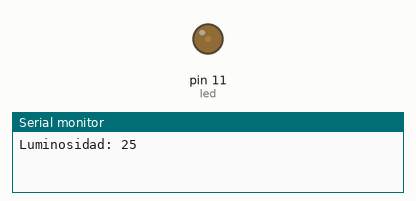
Recording of a sketch running on a simulated Arduino Uno, built with avr-gcc and run on an emulated ATmega328P. Parts: output pins drawn as LEDs (lit = HIGH), the last lines printed to the serial monitor.

Above: at 0.05 s.
At 2.2 s:
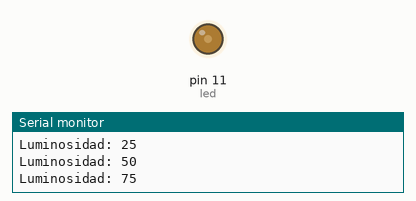
At 4.4 s:
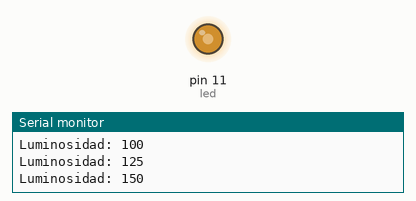
At 8.8 s:
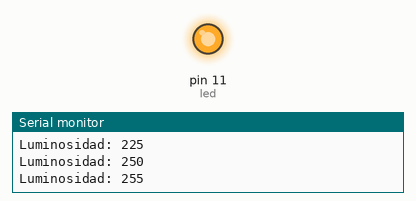
Timing chart, 0 to 12.5 s (numbered marks = the images above):
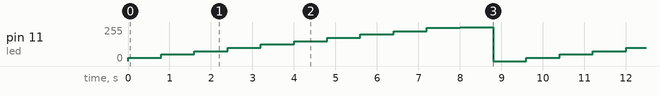

Measured:
- by itself, pin 11 (led): repeats every 9.6 s: 50/255 0.80 s, 75/255 0.80 s, 100/255 0.80 s, 125/255 0.80 s, 150/255 0.80 s, 175/255 0.80 s, 200/255 0.80 s, 225/255 0.80 s, 250/255 0.80 s, 255/255 0.80 s, 0/255 0.80 s, 25/255 0.80 s

The sketch:

PWMPortWithLED.ino
```cpp
int led = 11;

byte luminosidade;

void setup(){
  Serial.begin(9600);
  pinMode(led, OUTPUT);
  luminosidade = 0;
}

void loop(){

  if(luminosidade==255){
    luminosidade = 0;
  }
  else{
    if(255-luminosidade>25)
    	luminosidade+=25;
    else
      	luminosidade = 255;
  }

  analogWrite(led, luminosidade);

  Serial.print("Luminosidad: ");
  Serial.println(luminosidade);

  delay(800);

}
```
